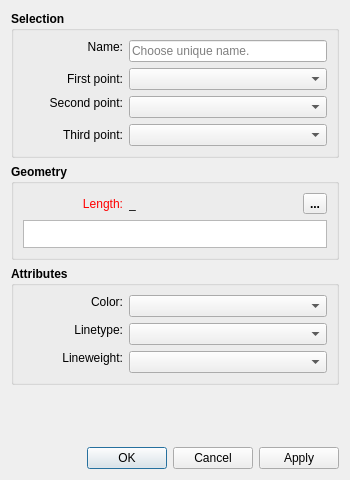
<?xml version="1.0" encoding="UTF-8"?>
<ui version="4.0">
 <class>DialogShoulderPoint</class>
 <widget class="QDialog" name="DialogShoulderPoint">
  <property name="geometry">
   <rect>
    <x>0</x>
    <y>0</y>
    <width>350</width>
    <height>480</height>
   </rect>
  </property>
  <property name="minimumSize">
   <size>
    <width>270</width>
    <height>480</height>
   </size>
  </property>
  <property name="windowTitle">
   <string>Point - Length to Line</string>
  </property>
  <property name="windowIcon">
   <iconset resource="../../../vmisc/share/resources/icon.qrc">
    <normaloff>:/icon/64x64/icon64x64.png</normaloff>:/icon/64x64/icon64x64.png</iconset>
  </property>
  <property name="locale">
   <locale language="English" country="UnitedStates"/>
  </property>
  <property name="modal">
   <bool>true</bool>
  </property>
  <layout class="QVBoxLayout" name="verticalLayout_4">
   <item>
    <widget class="QGroupBox" name="selection_GroupBox">
     <property name="sizePolicy">
      <sizepolicy hsizetype="Expanding" vsizetype="Preferred">
       <horstretch>0</horstretch>
       <verstretch>0</verstretch>
      </sizepolicy>
     </property>
     <property name="font">
      <font>
       <pointsize>9</pointsize>
       <bold>true</bold>
      </font>
     </property>
     <property name="title">
      <string>Selection</string>
     </property>
     <layout class="QFormLayout" name="formLayout">
      <item row="0" column="0">
       <widget class="QLabel" name="labelEditNamePoint">
        <property name="sizePolicy">
         <sizepolicy hsizetype="Fixed" vsizetype="Fixed">
          <horstretch>0</horstretch>
          <verstretch>0</verstretch>
         </sizepolicy>
        </property>
        <property name="minimumSize">
         <size>
          <width>100</width>
          <height>0</height>
         </size>
        </property>
        <property name="font">
         <font>
          <pointsize>9</pointsize>
          <bold>false</bold>
         </font>
        </property>
        <property name="text">
         <string>Name:</string>
        </property>
        <property name="alignment">
         <set>Qt::AlignRight|Qt::AlignTrailing|Qt::AlignVCenter</set>
        </property>
       </widget>
      </item>
      <item row="0" column="1">
       <widget class="QLineEdit" name="lineEditNamePoint">
        <property name="minimumSize">
         <size>
          <width>80</width>
          <height>0</height>
         </size>
        </property>
        <property name="font">
         <font>
          <pointsize>9</pointsize>
          <bold>false</bold>
         </font>
        </property>
        <property name="focusPolicy">
         <enum>Qt::StrongFocus</enum>
        </property>
        <property name="toolTip">
         <string>Unique name</string>
        </property>
        <property name="placeholderText">
         <string>Choose unique name.</string>
        </property>
       </widget>
      </item>
      <item row="1" column="0">
       <widget class="QLabel" name="labelFirstPoint">
        <property name="sizePolicy">
         <sizepolicy hsizetype="Preferred" vsizetype="Preferred">
          <horstretch>0</horstretch>
          <verstretch>0</verstretch>
         </sizepolicy>
        </property>
        <property name="minimumSize">
         <size>
          <width>100</width>
          <height>0</height>
         </size>
        </property>
        <property name="font">
         <font>
          <pointsize>9</pointsize>
          <bold>false</bold>
         </font>
        </property>
        <property name="text">
         <string>First point:</string>
        </property>
        <property name="alignment">
         <set>Qt::AlignRight|Qt::AlignTrailing|Qt::AlignVCenter</set>
        </property>
       </widget>
      </item>
      <item row="1" column="1">
       <widget class="QComboBox" name="comboBoxP1Line">
        <property name="sizePolicy">
         <sizepolicy hsizetype="Expanding" vsizetype="Fixed">
          <horstretch>0</horstretch>
          <verstretch>0</verstretch>
         </sizepolicy>
        </property>
        <property name="minimumSize">
         <size>
          <width>80</width>
          <height>0</height>
         </size>
        </property>
        <property name="font">
         <font>
          <pointsize>9</pointsize>
          <bold>false</bold>
         </font>
        </property>
       </widget>
      </item>
      <item row="2" column="0">
       <widget class="QLabel" name="labelSecondPoint">
        <property name="sizePolicy">
         <sizepolicy hsizetype="Preferred" vsizetype="Fixed">
          <horstretch>0</horstretch>
          <verstretch>0</verstretch>
         </sizepolicy>
        </property>
        <property name="minimumSize">
         <size>
          <width>100</width>
          <height>0</height>
         </size>
        </property>
        <property name="font">
         <font>
          <pointsize>9</pointsize>
          <bold>false</bold>
         </font>
        </property>
        <property name="text">
         <string>Second point:</string>
        </property>
        <property name="alignment">
         <set>Qt::AlignRight|Qt::AlignTrailing|Qt::AlignVCenter</set>
        </property>
       </widget>
      </item>
      <item row="2" column="1">
       <widget class="QComboBox" name="comboBoxP2Line">
        <property name="sizePolicy">
         <sizepolicy hsizetype="Expanding" vsizetype="Fixed">
          <horstretch>0</horstretch>
          <verstretch>0</verstretch>
         </sizepolicy>
        </property>
        <property name="minimumSize">
         <size>
          <width>80</width>
          <height>0</height>
         </size>
        </property>
        <property name="font">
         <font>
          <pointsize>9</pointsize>
          <bold>false</bold>
         </font>
        </property>
       </widget>
      </item>
      <item row="3" column="0">
       <widget class="QLabel" name="labelThirdPoint">
        <property name="sizePolicy">
         <sizepolicy hsizetype="Preferred" vsizetype="Preferred">
          <horstretch>0</horstretch>
          <verstretch>0</verstretch>
         </sizepolicy>
        </property>
        <property name="minimumSize">
         <size>
          <width>100</width>
          <height>0</height>
         </size>
        </property>
        <property name="font">
         <font>
          <pointsize>9</pointsize>
          <bold>false</bold>
         </font>
        </property>
        <property name="text">
         <string>Third point:</string>
        </property>
        <property name="alignment">
         <set>Qt::AlignRight|Qt::AlignTrailing|Qt::AlignVCenter</set>
        </property>
       </widget>
      </item>
      <item row="3" column="1">
       <widget class="QComboBox" name="comboBoxP3">
        <property name="sizePolicy">
         <sizepolicy hsizetype="Expanding" vsizetype="Fixed">
          <horstretch>0</horstretch>
          <verstretch>0</verstretch>
         </sizepolicy>
        </property>
        <property name="minimumSize">
         <size>
          <width>80</width>
          <height>0</height>
         </size>
        </property>
        <property name="font">
         <font>
          <pointsize>9</pointsize>
          <bold>false</bold>
         </font>
        </property>
       </widget>
      </item>
     </layout>
    </widget>
   </item>
   <item>
    <widget class="QGroupBox" name="geometry_GroupBox">
     <property name="sizePolicy">
      <sizepolicy hsizetype="Expanding" vsizetype="Preferred">
       <horstretch>0</horstretch>
       <verstretch>0</verstretch>
      </sizepolicy>
     </property>
     <property name="font">
      <font>
       <pointsize>9</pointsize>
       <bold>true</bold>
      </font>
     </property>
     <property name="title">
      <string>Geometry</string>
     </property>
     <layout class="QVBoxLayout" name="verticalLayout">
      <item>
       <layout class="QHBoxLayout" name="horizontalLayout_2">
        <item alignment="Qt::AlignLeft">
         <widget class="QLabel" name="labelEditFormula">
          <property name="sizePolicy">
           <sizepolicy hsizetype="Fixed" vsizetype="Preferred">
            <horstretch>0</horstretch>
            <verstretch>0</verstretch>
           </sizepolicy>
          </property>
          <property name="minimumSize">
           <size>
            <width>100</width>
            <height>0</height>
           </size>
          </property>
          <property name="palette">
           <palette>
            <active>
             <colorrole role="WindowText">
              <brush brushstyle="SolidPattern">
               <color alpha="255">
                <red>255</red>
                <green>0</green>
                <blue>0</blue>
               </color>
              </brush>
             </colorrole>
            </active>
            <inactive>
             <colorrole role="WindowText">
              <brush brushstyle="SolidPattern">
               <color alpha="255">
                <red>255</red>
                <green>0</green>
                <blue>0</blue>
               </color>
              </brush>
             </colorrole>
            </inactive>
            <disabled>
             <colorrole role="WindowText">
              <brush brushstyle="SolidPattern">
               <color alpha="255">
                <red>159</red>
                <green>158</green>
                <blue>158</blue>
               </color>
              </brush>
             </colorrole>
            </disabled>
           </palette>
          </property>
          <property name="font">
           <font>
            <pointsize>9</pointsize>
            <bold>false</bold>
           </font>
          </property>
          <property name="text">
           <string>Length:</string>
          </property>
          <property name="alignment">
           <set>Qt::AlignRight|Qt::AlignTrailing|Qt::AlignVCenter</set>
          </property>
         </widget>
        </item>
        <item>
         <widget class="QLabel" name="labelResultCalculation">
          <property name="sizePolicy">
           <sizepolicy hsizetype="Fixed" vsizetype="Preferred">
            <horstretch>0</horstretch>
            <verstretch>0</verstretch>
           </sizepolicy>
          </property>
          <property name="minimumSize">
           <size>
            <width>85</width>
            <height>0</height>
           </size>
          </property>
          <property name="font">
           <font>
            <pointsize>9</pointsize>
            <bold>false</bold>
           </font>
          </property>
          <property name="toolTip">
           <string>Value</string>
          </property>
          <property name="text">
           <string notr="true">_</string>
          </property>
         </widget>
        </item>
        <item>
         <spacer name="horizontalSpacer">
          <property name="orientation">
           <enum>Qt::Horizontal</enum>
          </property>
          <property name="sizeHint" stdset="0">
           <size>
            <width>10</width>
            <height>20</height>
           </size>
          </property>
         </spacer>
        </item>
        <item alignment="Qt::AlignRight">
         <widget class="QToolButton" name="toolButtonExprLength">
          <property name="toolTip">
           <string>Formula wizard</string>
          </property>
          <property name="text">
           <string notr="true">...</string>
          </property>
          <property name="icon">
           <iconset resource="../../../vmisc/share/resources/icon.qrc">
            <normaloff>:/tsvg/seamly/fx.tsvg</normaloff>:/tsvg/seamly/fx.tsvg</iconset>
          </property>
          <property name="iconSize">
           <size>
            <width>24</width>
            <height>24</height>
           </size>
          </property>
         </widget>
        </item>
       </layout>
      </item>
      <item>
       <widget class="ExpandingTextEdit" name="plainTextEditFormula">
        <property name="sizePolicy">
         <sizepolicy hsizetype="Expanding" vsizetype="Preferred">
          <horstretch>0</horstretch>
          <verstretch>0</verstretch>
         </sizepolicy>
        </property>
        <property name="maximumSize">
         <size>
          <width>16777215</width>
          <height>28</height>
         </size>
        </property>
        <property name="font">
         <font>
          <pointsize>9</pointsize>
          <bold>false</bold>
         </font>
        </property>
        <property name="toolTip">
         <string>Calculation</string>
        </property>
        <property name="tabChangesFocus">
         <bool>true</bool>
        </property>
       </widget>
      </item>
     </layout>
    </widget>
   </item>
   <item>
    <widget class="QGroupBox" name="attributes_GroupBox_2">
     <property name="minimumSize">
      <size>
       <width>240</width>
       <height>0</height>
      </size>
     </property>
     <property name="font">
      <font>
       <pointsize>9</pointsize>
       <bold>true</bold>
      </font>
     </property>
     <property name="title">
      <string>Attributes</string>
     </property>
     <layout class="QFormLayout" name="formLayout_2">
      <item row="0" column="0">
       <widget class="QLabel" name="lineColor_Label">
        <property name="sizePolicy">
         <sizepolicy hsizetype="MinimumExpanding" vsizetype="Fixed">
          <horstretch>0</horstretch>
          <verstretch>0</verstretch>
         </sizepolicy>
        </property>
        <property name="minimumSize">
         <size>
          <width>100</width>
          <height>0</height>
         </size>
        </property>
        <property name="maximumSize">
         <size>
          <width>16777215</width>
          <height>16777215</height>
         </size>
        </property>
        <property name="font">
         <font>
          <pointsize>9</pointsize>
          <bold>false</bold>
         </font>
        </property>
        <property name="text">
         <string>Color:</string>
        </property>
        <property name="alignment">
         <set>Qt::AlignRight|Qt::AlignTrailing|Qt::AlignVCenter</set>
        </property>
       </widget>
      </item>
      <item row="0" column="1">
       <widget class="ColorComboBox" name="lineColor_ComboBox">
        <property name="sizePolicy">
         <sizepolicy hsizetype="Expanding" vsizetype="Fixed">
          <horstretch>0</horstretch>
          <verstretch>0</verstretch>
         </sizepolicy>
        </property>
        <property name="minimumSize">
         <size>
          <width>80</width>
          <height>0</height>
         </size>
        </property>
        <property name="font">
         <font>
          <pointsize>9</pointsize>
          <bold>false</bold>
         </font>
        </property>
       </widget>
      </item>
      <item row="1" column="0">
       <widget class="QLabel" name="lineType_Label">
        <property name="sizePolicy">
         <sizepolicy hsizetype="MinimumExpanding" vsizetype="Fixed">
          <horstretch>0</horstretch>
          <verstretch>0</verstretch>
         </sizepolicy>
        </property>
        <property name="minimumSize">
         <size>
          <width>100</width>
          <height>0</height>
         </size>
        </property>
        <property name="maximumSize">
         <size>
          <width>16777215</width>
          <height>16777215</height>
         </size>
        </property>
        <property name="font">
         <font>
          <pointsize>9</pointsize>
          <bold>false</bold>
         </font>
        </property>
        <property name="text">
         <string>Linetype:</string>
        </property>
        <property name="alignment">
         <set>Qt::AlignRight|Qt::AlignTrailing|Qt::AlignVCenter</set>
        </property>
       </widget>
      </item>
      <item row="1" column="1">
       <widget class="LineTypeComboBox" name="lineType_ComboBox">
        <property name="sizePolicy">
         <sizepolicy hsizetype="Expanding" vsizetype="Fixed">
          <horstretch>0</horstretch>
          <verstretch>0</verstretch>
         </sizepolicy>
        </property>
        <property name="minimumSize">
         <size>
          <width>80</width>
          <height>0</height>
         </size>
        </property>
        <property name="maximumSize">
         <size>
          <width>16777215</width>
          <height>16777215</height>
         </size>
        </property>
        <property name="font">
         <font>
          <pointsize>9</pointsize>
          <bold>false</bold>
         </font>
        </property>
       </widget>
      </item>
      <item row="2" column="0">
       <widget class="QLabel" name="lineWeight_Label">
        <property name="sizePolicy">
         <sizepolicy hsizetype="MinimumExpanding" vsizetype="Fixed">
          <horstretch>0</horstretch>
          <verstretch>0</verstretch>
         </sizepolicy>
        </property>
        <property name="minimumSize">
         <size>
          <width>100</width>
          <height>0</height>
         </size>
        </property>
        <property name="maximumSize">
         <size>
          <width>16777215</width>
          <height>16777215</height>
         </size>
        </property>
        <property name="font">
         <font>
          <pointsize>9</pointsize>
          <bold>false</bold>
         </font>
        </property>
        <property name="text">
         <string>Lineweight:</string>
        </property>
        <property name="alignment">
         <set>Qt::AlignRight|Qt::AlignTrailing|Qt::AlignVCenter</set>
        </property>
       </widget>
      </item>
      <item row="2" column="1">
       <widget class="LineWeightComboBox" name="lineWeight_ComboBox">
        <property name="sizePolicy">
         <sizepolicy hsizetype="Expanding" vsizetype="Fixed">
          <horstretch>0</horstretch>
          <verstretch>0</verstretch>
         </sizepolicy>
        </property>
        <property name="minimumSize">
         <size>
          <width>80</width>
          <height>0</height>
         </size>
        </property>
        <property name="font">
         <font>
          <pointsize>9</pointsize>
          <bold>false</bold>
         </font>
        </property>
       </widget>
      </item>
     </layout>
    </widget>
   </item>
   <item>
    <spacer name="verticalSpacer">
     <property name="orientation">
      <enum>Qt::Vertical</enum>
     </property>
     <property name="sizeHint" stdset="0">
      <size>
       <width>20</width>
       <height>59</height>
      </size>
     </property>
    </spacer>
   </item>
   <item>
    <widget class="QDialogButtonBox" name="buttonBox">
     <property name="font">
      <font>
       <pointsize>9</pointsize>
      </font>
     </property>
     <property name="orientation">
      <enum>Qt::Horizontal</enum>
     </property>
     <property name="standardButtons">
      <set>QDialogButtonBox::Apply|QDialogButtonBox::Cancel|QDialogButtonBox::Ok</set>
     </property>
    </widget>
   </item>
  </layout>
 </widget>
 <customwidgets>
  <customwidget>
   <class>ColorComboBox</class>
   <extends>QComboBox</extends>
   <header location="global">color_combobox.h</header>
  </customwidget>
  <customwidget>
   <class>LineTypeComboBox</class>
   <extends>QComboBox</extends>
   <header location="global">linetype_combobox.h</header>
  </customwidget>
  <customwidget>
   <class>LineWeightComboBox</class>
   <extends>QComboBox</extends>
   <header location="global">lineweight_combobox.h</header>
  </customwidget>
  <customwidget>
   <class>ExpandingTextEdit</class>
   <extends>QPlainTextEdit</extends>
   <header>expandingtextedit.h</header>
  </customwidget>
 </customwidgets>
 <tabstops>
  <tabstop>lineEditNamePoint</tabstop>
  <tabstop>comboBoxP1Line</tabstop>
  <tabstop>comboBoxP2Line</tabstop>
  <tabstop>comboBoxP3</tabstop>
  <tabstop>toolButtonExprLength</tabstop>
  <tabstop>plainTextEditFormula</tabstop>
  <tabstop>lineColor_ComboBox</tabstop>
  <tabstop>lineType_ComboBox</tabstop>
  <tabstop>lineWeight_ComboBox</tabstop>
 </tabstops>
 <resources>
  <include location="../../../vmisc/share/resources/icon.qrc"/>
 </resources>
 <connections>
  <connection>
   <sender>buttonBox</sender>
   <signal>accepted()</signal>
   <receiver>DialogShoulderPoint</receiver>
   <slot>accept()</slot>
   <hints>
    <hint type="sourcelabel">
     <x>248</x>
     <y>254</y>
    </hint>
    <hint type="destinationlabel">
     <x>157</x>
     <y>274</y>
    </hint>
   </hints>
  </connection>
  <connection>
   <sender>buttonBox</sender>
   <signal>rejected()</signal>
   <receiver>DialogShoulderPoint</receiver>
   <slot>reject()</slot>
   <hints>
    <hint type="sourcelabel">
     <x>316</x>
     <y>260</y>
    </hint>
    <hint type="destinationlabel">
     <x>286</x>
     <y>274</y>
    </hint>
   </hints>
  </connection>
 </connections>
</ui>
